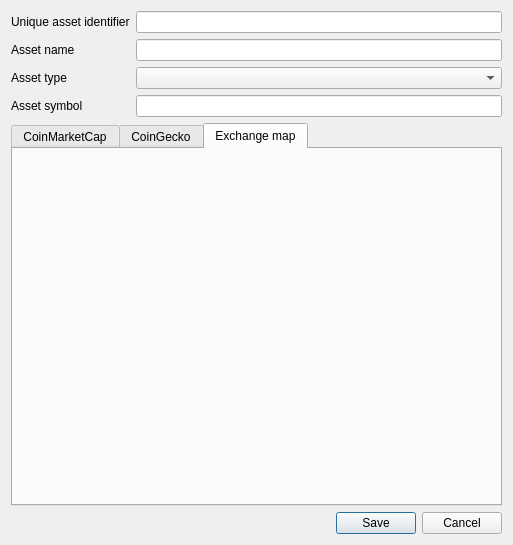
<?xml version="1.0" encoding="UTF-8"?>
<ui version="4.0">
 <class>MarketDataEditAssetDialog</class>
 <widget class="QDialog" name="MarketDataEditAssetDialog">
  <property name="geometry">
   <rect>
    <x>0</x>
    <y>0</y>
    <width>513</width>
    <height>545</height>
   </rect>
  </property>
  <property name="windowTitle">
   <string>Create/Edit asset</string>
  </property>
  <layout class="QVBoxLayout" name="verticalLayout">
   <item>
    <layout class="QFormLayout" name="formLayout_5">
     <item row="3" column="1">
      <widget class="QLineEdit" name="assetID"/>
     </item>
     <item row="3" column="0">
      <widget class="QLabel" name="label_5">
       <property name="text">
        <string>Unique asset identifier</string>
       </property>
      </widget>
     </item>
     <item row="4" column="0">
      <widget class="QLabel" name="label_10">
       <property name="text">
        <string>Asset name</string>
       </property>
      </widget>
     </item>
     <item row="4" column="1">
      <widget class="QLineEdit" name="assetName"/>
     </item>
     <item row="5" column="0">
      <widget class="QLabel" name="label_13">
       <property name="text">
        <string>Asset type</string>
       </property>
      </widget>
     </item>
     <item row="5" column="1">
      <widget class="QComboBox" name="assetType"/>
     </item>
     <item row="6" column="0">
      <widget class="QLabel" name="label_16">
       <property name="text">
        <string>Asset symbol</string>
       </property>
      </widget>
     </item>
     <item row="6" column="1">
      <widget class="QLineEdit" name="assetSymbol"/>
     </item>
    </layout>
   </item>
   <item>
    <widget class="QTabWidget" name="tabWidget">
     <property name="currentIndex">
      <number>2</number>
     </property>
     <widget class="QWidget" name="cmc">
      <attribute name="icon">
       <iconset resource="../../res/icons.qrc">
        <normaloff>:/icons/sources/cmc.png</normaloff>:/icons/sources/cmc.png</iconset>
      </attribute>
      <attribute name="title">
       <string>CoinMarketCap</string>
      </attribute>
      <layout class="QFormLayout" name="formLayout">
       <item row="0" column="0">
        <widget class="QLabel" name="label_2">
         <property name="text">
          <string>Filter</string>
         </property>
        </widget>
       </item>
       <item row="0" column="1">
        <widget class="QLineEdit" name="cmcFilterCoins"/>
       </item>
       <item row="1" column="0">
        <widget class="QLabel" name="label">
         <property name="text">
          <string>Coin</string>
         </property>
        </widget>
       </item>
       <item row="1" column="1">
        <widget class="QComboBox" name="cmcComboCoins"/>
       </item>
       <item row="2" column="1">
        <widget class="QGroupBox" name="groupBox">
         <property name="title">
          <string>Source information</string>
         </property>
         <layout class="QFormLayout" name="formLayout_3">
          <item row="4" column="1">
           <widget class="QLineEdit" name="cmcBtcPrice"/>
          </item>
          <item row="4" column="0">
           <widget class="QLabel" name="label_6">
            <property name="text">
             <string>Price (BTC)</string>
            </property>
           </widget>
          </item>
          <item row="3" column="0">
           <widget class="QLabel" name="label_7">
            <property name="text">
             <string>Circulating supply</string>
            </property>
           </widget>
          </item>
          <item row="3" column="1">
           <widget class="QLineEdit" name="cmcCirculatingSupply"/>
          </item>
          <item row="1" column="1">
           <widget class="QLineEdit" name="cmcIdentifier"/>
          </item>
          <item row="1" column="0">
           <widget class="QLabel" name="label_12">
            <property name="text">
             <string>Identifier</string>
            </property>
           </widget>
          </item>
          <item row="2" column="0">
           <widget class="QLabel" name="label_14">
            <property name="text">
             <string>Symbol</string>
            </property>
           </widget>
          </item>
          <item row="2" column="1">
           <widget class="QLineEdit" name="cmcSymbol"/>
          </item>
         </layout>
        </widget>
       </item>
      </layout>
     </widget>
     <widget class="QWidget" name="gecko">
      <attribute name="icon">
       <iconset resource="../../res/icons.qrc">
        <normaloff>:/icons/sources/gecko.png</normaloff>:/icons/sources/gecko.png</iconset>
      </attribute>
      <attribute name="title">
       <string>CoinGecko</string>
      </attribute>
      <layout class="QFormLayout" name="formLayout_2">
       <item row="0" column="0">
        <widget class="QLabel" name="label_4">
         <property name="text">
          <string>Filter</string>
         </property>
        </widget>
       </item>
       <item row="0" column="1">
        <widget class="QLineEdit" name="geckoFilterCoins"/>
       </item>
       <item row="1" column="0">
        <widget class="QLabel" name="label_3">
         <property name="text">
          <string>Coin</string>
         </property>
        </widget>
       </item>
       <item row="1" column="1">
        <widget class="QComboBox" name="geckoComboCoins"/>
       </item>
       <item row="2" column="1">
        <widget class="QGroupBox" name="groupBox_2">
         <property name="title">
          <string>Source information</string>
         </property>
         <layout class="QFormLayout" name="formLayout_4">
          <item row="2" column="0">
           <widget class="QLabel" name="label_9">
            <property name="text">
             <string>Circulating supply</string>
            </property>
           </widget>
          </item>
          <item row="2" column="1">
           <widget class="QLineEdit" name="geckoCirculatingSupply"/>
          </item>
          <item row="3" column="0">
           <widget class="QLabel" name="label_8">
            <property name="text">
             <string>Price (BTC)</string>
            </property>
           </widget>
          </item>
          <item row="3" column="1">
           <widget class="QLineEdit" name="geckoBtcPrice"/>
          </item>
          <item row="0" column="0">
           <widget class="QLabel" name="label_11">
            <property name="text">
             <string>Identifier</string>
            </property>
           </widget>
          </item>
          <item row="0" column="1">
           <widget class="QLineEdit" name="geckoIdentifier"/>
          </item>
          <item row="1" column="1">
           <widget class="QLineEdit" name="geckoSymbol"/>
          </item>
          <item row="1" column="0">
           <widget class="QLabel" name="label_15">
            <property name="text">
             <string>Symbol</string>
            </property>
           </widget>
          </item>
         </layout>
        </widget>
       </item>
      </layout>
     </widget>
     <widget class="QWidget" name="exchanges">
      <attribute name="icon">
       <iconset resource="../../res/icons.qrc">
        <normaloff>:/icons/common/chain-link.png</normaloff>:/icons/common/chain-link.png</iconset>
      </attribute>
      <attribute name="title">
       <string>Exchange map</string>
      </attribute>
     </widget>
    </widget>
   </item>
   <item>
    <widget class="QDialogButtonBox" name="buttonBox">
     <property name="orientation">
      <enum>Qt::Horizontal</enum>
     </property>
     <property name="standardButtons">
      <set>QDialogButtonBox::Cancel|QDialogButtonBox::Save</set>
     </property>
    </widget>
   </item>
  </layout>
 </widget>
 <resources>
  <include location="../../res/icons.qrc"/>
 </resources>
 <connections>
  <connection>
   <sender>buttonBox</sender>
   <signal>accepted()</signal>
   <receiver>MarketDataEditAssetDialog</receiver>
   <slot>accept()</slot>
   <hints>
    <hint type="sourcelabel">
     <x>248</x>
     <y>254</y>
    </hint>
    <hint type="destinationlabel">
     <x>157</x>
     <y>274</y>
    </hint>
   </hints>
  </connection>
  <connection>
   <sender>buttonBox</sender>
   <signal>rejected()</signal>
   <receiver>MarketDataEditAssetDialog</receiver>
   <slot>reject()</slot>
   <hints>
    <hint type="sourcelabel">
     <x>316</x>
     <y>260</y>
    </hint>
    <hint type="destinationlabel">
     <x>286</x>
     <y>274</y>
    </hint>
   </hints>
  </connection>
 </connections>
</ui>
